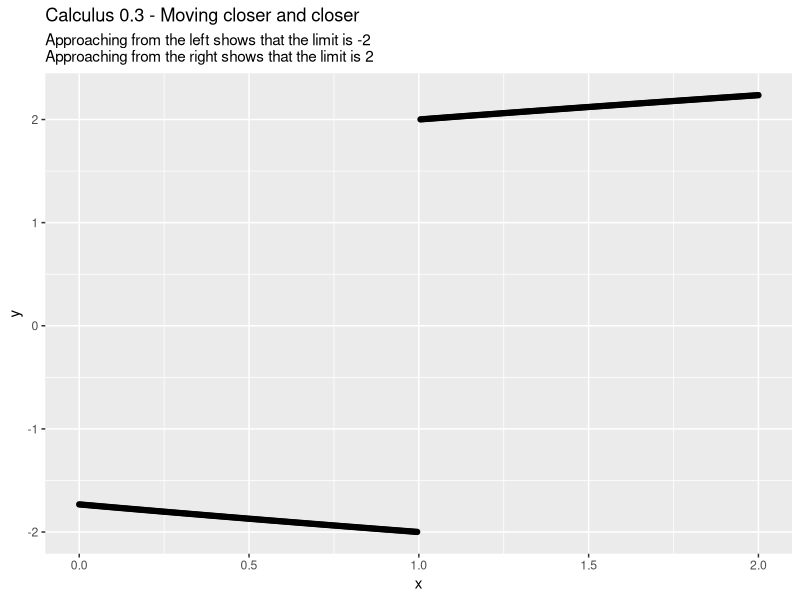

Write R code to recreate this figure.
rm(list = ls());

library(ggplot2);
library(dplyr);

# explore the limits to the function 
# f_x = sqrt( 3 - 5x + x^2 + x^3) / (x - 1)
# getting closer from the right and from the left


f_x <- function(x){
  return(sqrt(3 - 5*x + x^2 + x^3) / (x - 1));
}


from_left  <- seq(0, 1, .005);
from_right <- seq(2, 1, -.005);

xl <- from_left;
yl <- f_x(from_left);
xr <- from_right;
yr <- f_x(from_right);

df <- data.frame(x = c(xl, xr), y = c(yl, yr));

df %>% ggplot(aes(x = x, y = y)) + geom_point() + geom_line() + 
  ggtitle(label = "Calculus 0.3 - Moving closer and closer",
          subtitle = "Approaching from the left shows that the limit is -2\r\nApproaching from the right shows that the limit is 2");

# 
# 
